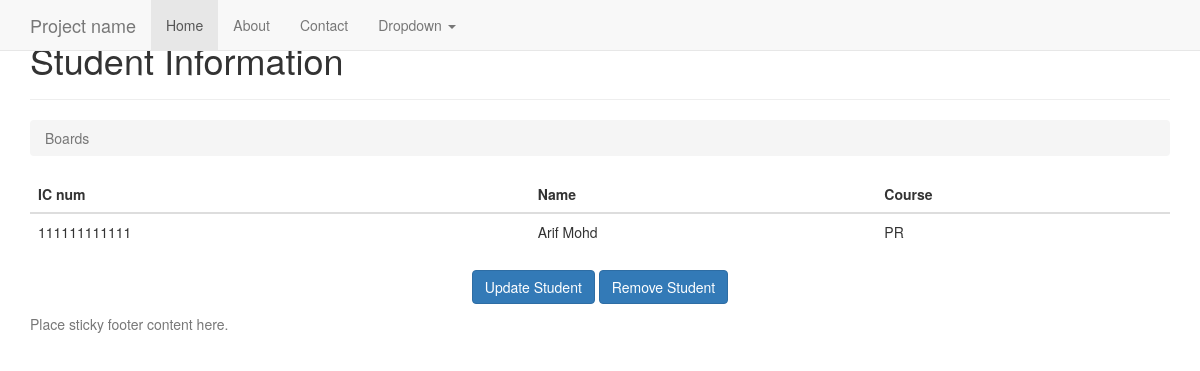
/1/ (signed in), run on the app's committed database.
### student/models.py (models this page shows, shortened)
class Student(models.Model):
	PROGRAMMING = 'PR'
	NETWORKING = 'NT'
	PCTECH = 'PC'
	COURSE_CHOICES = (
		(PROGRAMMING, 'Programming'),
		(NETWORKING, 'Networking'),
		(PCTECH, 'PC Technichian'),
	)
	icnum = models.CharField('IC Number',max_length=12,unique=True,blank=False,null=False)
	name = models.CharField('Name',max_length=300,blank=False,null=False)
	course = models.CharField('Coursework',max_length=2,choices=COURSE_CHOICES,default=PCTECH)
	createdby = models.ForeignKey('auth.User',on_delete=models.CASCADE)
	created_date = models.DateTimeField('Created Date',auto_now_add=True)

### student/views.py (the view)
# urls.py: url(r'^(?P<pk>\d+)/$', views.student_detail, name='student_detail'),
@login_required(login_url='/accounts/login/')
def student_detail(request,pk):
    student = get_object_or_404(Student, pk=pk)
    return render(request, 'student/student_detail.html', {'student': student})

### templates/student/student_detail.html
{% extends 'base.html' %}
{% block content %}
      <div class="page-header">
        <h1>Student Information</h1>
      </div>
      <ol class="breadcrumb my-4">
        <li class="breadcrumb-item active">Boards</li>
      </ol>
      <table class="table">
        <thead class="thead-inverse">
          <tr>
            <th>IC num</th>
            <th>Name</th>
            <th>Course</th>
          </tr>
        </thead>
        <tbody>
            <tr>
              <td>
                {{ student.icnum }}
              </td>
              <td class="align-middle">{{ student.name }}</td>
              <td class="align-middle">{{ student.course }}</td>
            </tr>
        </tbody>
    </table>
    <p class="text-center">
           <a href="{% url 'student_edit' student.pk %}" class="btn btn-primary" > Update Student</a>
           <a href="{% url 'student_remove' student.pk %}" class="btn btn-primary" >Remove Student</a>
    </p>
{% endblock %}

### data on the page
Student: icnum "111111111111", name "Arif Mohd", course "PR"
